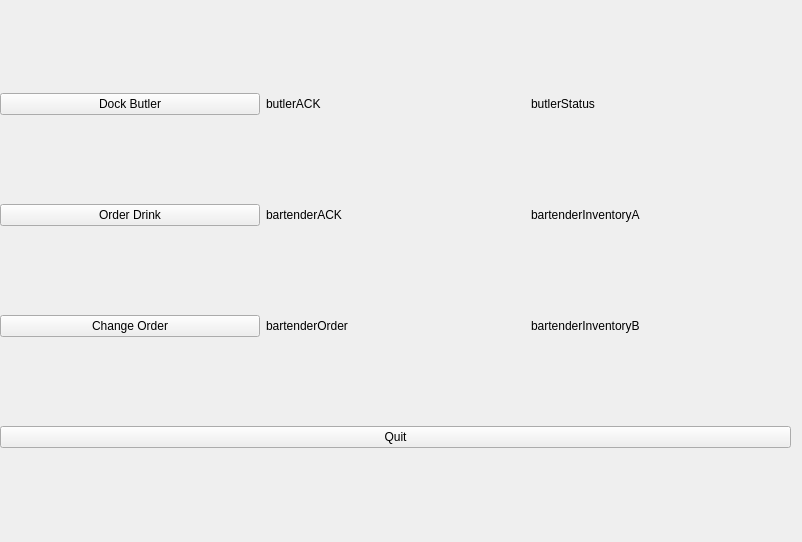
<?xml version="1.0" encoding="UTF-8"?>
<ui version="4.0">
 <class>Form</class>
 <widget class="QWidget" name="Form">
  <property name="geometry">
   <rect>
    <x>0</x>
    <y>0</y>
    <width>802</width>
    <height>542</height>
   </rect>
  </property>
  <property name="windowTitle">
   <string>Form</string>
  </property>
  <widget class="QWidget" name="gridLayoutWidget">
   <property name="geometry">
    <rect>
     <x>0</x>
     <y>10</y>
     <width>791</width>
     <height>521</height>
    </rect>
   </property>
   <layout class="QGridLayout" name="gridLayout">
    <item row="2" column="0">
     <widget class="QPushButton" name="pushButton_2">
      <property name="text">
       <string>Change Order</string>
      </property>
     </widget>
    </item>
    <item row="0" column="1">
     <widget class="QLabel" name="label_2">
      <property name="text">
       <string>butlerACK</string>
      </property>
     </widget>
    </item>
    <item row="1" column="0">
     <widget class="QPushButton" name="pushButton">
      <property name="text">
       <string>Order Drink</string>
      </property>
     </widget>
    </item>
    <item row="0" column="0">
     <widget class="QPushButton" name="pushButton_3">
      <property name="text">
       <string>Dock Butler</string>
      </property>
     </widget>
    </item>
    <item row="1" column="1">
     <widget class="QLabel" name="label">
      <property name="text">
       <string>bartenderACK</string>
      </property>
     </widget>
    </item>
    <item row="2" column="1">
     <widget class="QLabel" name="label_3">
      <property name="text">
       <string>bartenderOrder</string>
      </property>
     </widget>
    </item>
    <item row="0" column="2">
     <widget class="QLabel" name="label_4">
      <property name="text">
       <string>butlerStatus</string>
      </property>
     </widget>
    </item>
    <item row="1" column="2">
     <widget class="QLabel" name="label_5">
      <property name="text">
       <string>bartenderInventoryA</string>
      </property>
     </widget>
    </item>
    <item row="2" column="2">
     <widget class="QLabel" name="label_6">
      <property name="text">
       <string>bartenderInventoryB</string>
      </property>
     </widget>
    </item>
    <item row="3" column="0" colspan="3">
     <widget class="QPushButton" name="pushButton_4">
      <property name="text">
       <string>Quit</string>
      </property>
     </widget>
    </item>
   </layout>
  </widget>
 </widget>
 <resources/>
 <connections>
  <connection>
   <sender>pushButton_4</sender>
   <signal>clicked()</signal>
   <receiver>Form</receiver>
   <slot>close()</slot>
   <hints>
    <hint type="sourcelabel">
     <x>395</x>
     <y>438</y>
    </hint>
    <hint type="destinationlabel">
     <x>400</x>
     <y>270</y>
    </hint>
   </hints>
  </connection>
  <connection>
   <sender>pushButton</sender>
   <signal>clicked()</signal>
   <receiver>label_3</receiver>
   <slot>clear()</slot>
   <hints>
    <hint type="sourcelabel">
     <x>130</x>
     <y>212</y>
    </hint>
    <hint type="destinationlabel">
     <x>395</x>
     <y>325</y>
    </hint>
   </hints>
  </connection>
 </connections>
</ui>
